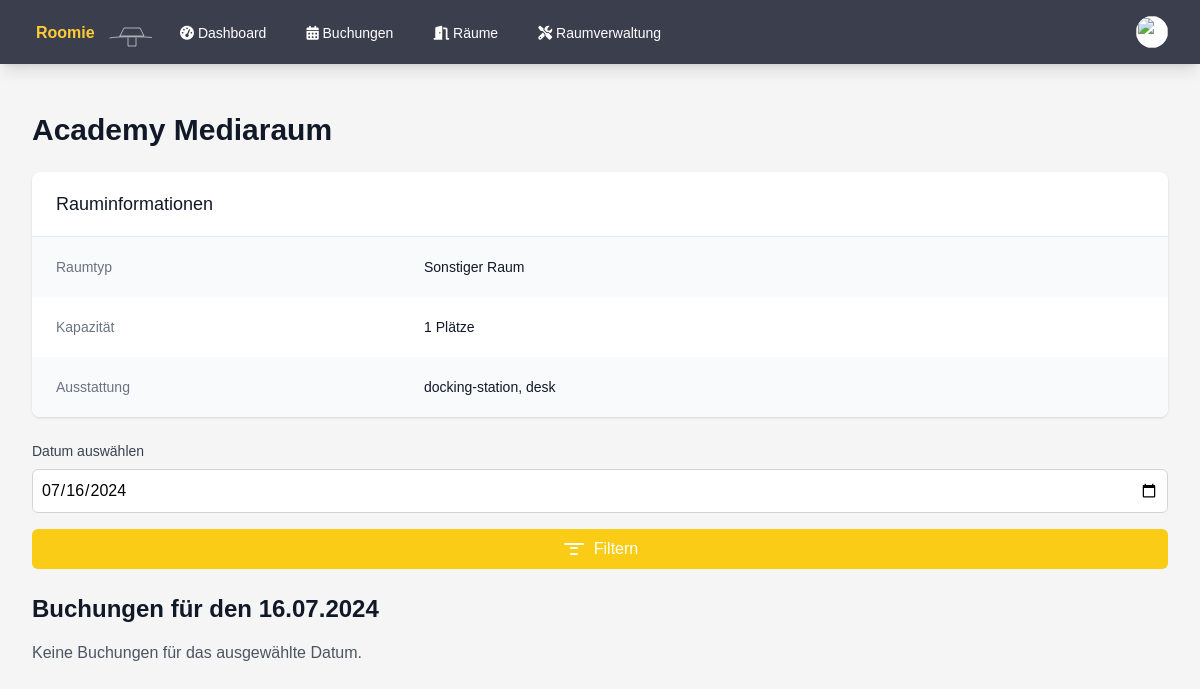
The app's page /room_details.php?id=1 (signed in), older data.
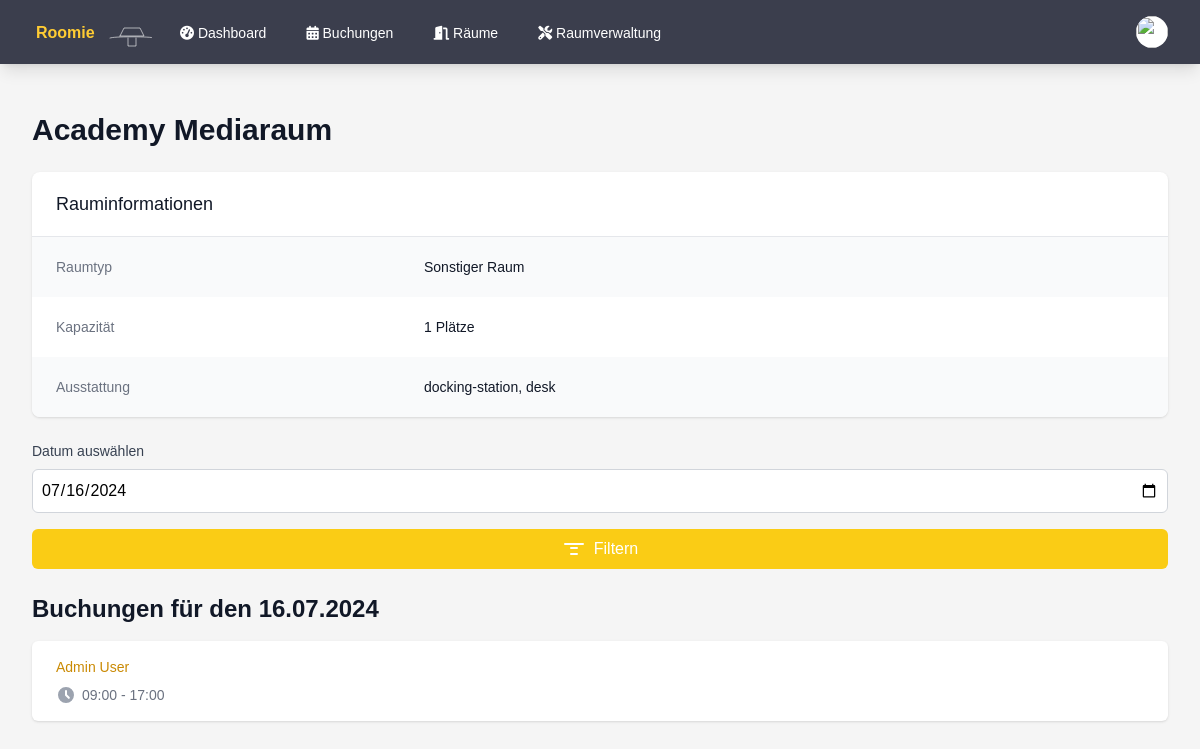
The same page, newer data.
### tables this page shows
CREATE TABLE bookings (
        id INTEGER PRIMARY KEY AUTOINCREMENT,
        user_id INTEGER,
        room_id INTEGER,
        seat_id INTEGER,
        date TEXT NOT NULL,
        start_time TEXT NOT NULL,
        end_time TEXT NOT NULL,
        FOREIGN KEY (user_id) REFERENCES users(id),
        FOREIGN KEY (room_id) REFERENCES rooms(id),
        FOREIGN KEY (seat_id) REFERENCES seats(id)
    );

CREATE TABLE users (
        id INTEGER PRIMARY KEY AUTOINCREMENT,
        name TEXT NOT NULL,
        email TEXT UNIQUE NOT NULL,
        password TEXT NOT NULL,
        is_admin INTEGER DEFAULT 0,
        profile_image VARCHAR(255),
        notifications BOOLEAN DEFAULT 0,
        created_at DATETIME DEFAULT CURRENT_TIMESTAMP
    );

### room_details.php (the view, shortened to what the changed rows need)
<?php
$room_id = $_GET['id'] ?? null;
$selected_date = $_GET['date'] ?? date('Y-m-d');
try {
    $db = getDatabaseConnection();
    $stmt = $db->prepare('SELECT r.*
                          FROM rooms r
                          WHERE r.id = :id');
    $stmt->execute(['id' => $room_id]);
    $room = $stmt->fetch(PDO::FETCH_ASSOC);
    $stmt = $db->prepare('SELECT b.*, u.name as user_name
                          FROM bookings b
                          JOIN users u ON b.user_id = u.id
                          WHERE b.room_id = :room_id AND b.date = :selected_date
                          ORDER BY b.start_time');
    $stmt->execute(['room_id' => $room_id, 'selected_date' => $selected_date]);
    $bookings = $stmt->fetchAll(PDO::FETCH_ASSOC);
    $selected_date_formatted = (new DateTime($selected_date))->format('d.m.Y');
} catch (Exception $e) {
    $error = $e->getMessage();
}
?>
<!DOCTYPE html>
<html lang="de">
<head>
    <script src="https://cdn.tailwindcss.com"></script>
    <link rel="stylesheet" href="styles.css">
    <link rel="stylesheet" href="https://cdnjs.cloudflare.com/ajax/libs/font-awesome/6.1.1/css/all.min.css">
</head>
<body class="bg-custom-background">
    <div class="max-w-7xl mx-auto py-6 sm:px-6 lg:px-8">
        <div class="px-4 py-6 sm:px-0">
            <?php if (isset($error)) : ?>
                <div class="bg-red-100 border-l-4 border-red-500 text-red-700 p-4 mb-6" role="alert">
                    <p><?php echo htmlspecialchars($error); ?></p>
                </div>
            <?php else : ?>
                <h1 class="text-3xl font-bold text-gray-900 mb-6"><?php echo htmlspecialchars($room['name']); ?></h1>
                <div class="bg-white shadow overflow-hidden sm:rounded-lg mb-6">
                    <div class="px-4 py-5 sm:px-6">
                    </div>
                    <div class="border-t border-gray-200">
                    </div>
                </div>
                <form method="GET" action="room_details.php" class="mb-6">
                    <label for="date" class="block text-sm font-medium text-gray-700 mb-2">Datum auswählen</label>
                    <input type="date" id="date" name="date" value="<?php echo htmlspecialchars($selected_date); ?>" class="w-full bg-white border border-gray-300 rounded-md p-2 mb-4">
                    <button type="submit" class="w-full bg-yellow-400 hover:bg-yellow-500 text-white rounded-md p-2 transition-colors duration-200 flex items-center justify-center">
                    </button>
                </form>
                <h2 class="text-2xl font-bold text-gray-900 mb-4">Buchungen für den <?php echo htmlspecialchars($selected_date_formatted); ?></h2>
                <?php if (empty($bookings)) : ?>
                    <p class="text-gray-600">Keine Buchungen für das ausgewählte Datum.</p>
                <?php else : ?>
                    <div class="bg-white shadow overflow-hidden sm:rounded-md">
                        <ul class="divide-y divide-gray-200">
                            <?php foreach ($bookings as $booking) : ?>
                                <li>
                                    <div class="px-4 py-4 sm:px-6">
                                        <div class="flex items-center justify-between">
                                            <p class="text-sm font-medium text-yellow-600 truncate">
                                                <?php echo htmlspecialchars($booking['user_name']); ?>
                                            </p>
                                        </div>
                                        <div class="mt-2 sm:flex sm:justify-between">
                                            <div class="sm:flex">
                                                <p class="flex items-center text-sm text-gray-500">
                                                    <svg class="flex-shrink-0 mr-1.5 h-5 w-5 text-gray-400" xmlns="http://www.w3.org/2000/svg" viewBox="0 0 20 20" fill="currentColor">
                                                        <path fill-rule="evenodd" d="M10 18a8 8 0 100-16 8 8 0 000 16zm1-12a1 1 0 10-2 0v4a1 1 0 00.293.707l2.828 2.829a1 1 0 101.415-1.415L11 9.586V6z" clip-rule="evenodd" />
                                                    </svg>
                                                    <?php echo $booking['start_time'] . ' - ' . $booking['end_time']; ?>
                                                </p>
                                            </div>
                                        </div>
                                    </div>
                                </li>
                            <?php endforeach; ?>
                        </ul>
                    </div>
                <?php endif; ?>
            <?php endif; ?>
        </div>
    </div>
</body>
</html>

Row changes from the older to the newer data that the page shows:
added bookings: user.name "Admin User", start_time "09:00", end_time "17:00"
Text that changed along with them:
text no longer shown: "Keine Buchungen für das ausgewählte Datum."
